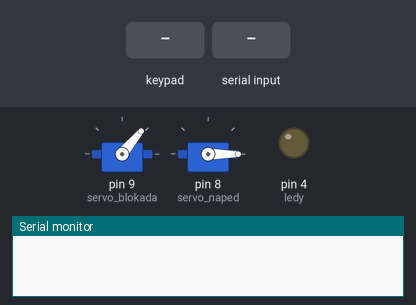
A sketch run on a simulated Arduino Mega 2560, built with avr-gcc and run on an emulated ATmega2560. On the bench: 2 × servo, output pins drawn as LEDs (lit = HIGH), the last lines printed to the serial monitor. The inputs (shaded band) are chosen by the test bench.

Above: at 5.5 s.
5.6 s: keypad keys 1 2 3 4 # pressed 0.4 s apart
At 8.0 s:
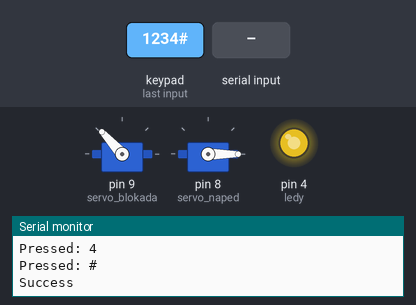
At 9.3 s:
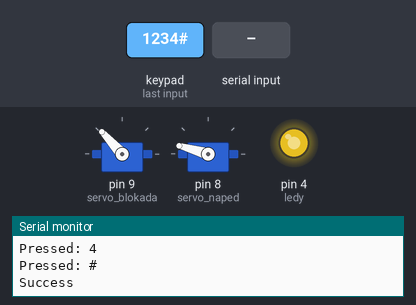
9.7 s: "y" received over the second serial link
At 10.9 s:
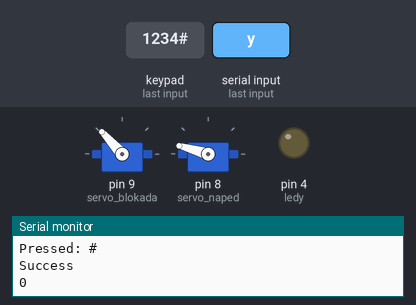
Timing chart, 0 to 12.7 s (numbered marks = the images above; inputs shaded):
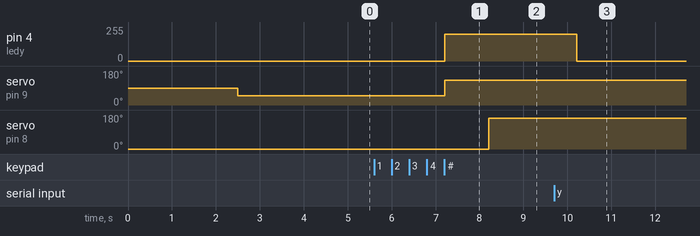

The sketch:

Password.ino
```cpp
#include <Servo.h>

#include <Password.h>
#include <Keypad.h>
 /////////////////////////////////////////////////////////////
                                                                                  // ustawienie hasel
Password password = Password( "1234" );
Password password2 = Password( "124" );
const byte ROWS = 4; // Four rows
const byte COLS = 4; //  columns
// Define the Keymap
char keys[ROWS][COLS] = {
  {'1','2','3','A'},
  {'4','5','6','B'},
  {'7','8','9','C'},
  {'*','0','#','D'}
};

byte rowPins[ROWS] = { 26,27,28,29 };// Connect keypad ROW0, ROW1, ROW2 and ROW3 to these Arduino pins.
byte colPins[COLS] = { 22,23,24,25};// Connect keypad COL0, COL1 and COL2 to these Arduino pins.


// Create the Keypad
Keypad keypad = Keypad( makeKeymap(keys), rowPins, colPins, ROWS, COLS );


////////////////////////////////////////////////////////////////////////////////////
                                                                                // usatwienia serwów
Servo servo_naped;  // create servo object to control a servo

 Servo servo_blokada;          // a maximum of eight servo objects can be created
 int poczatek_blokada=50;
 int koniec_blokada=132;
  int poczatek_naped=0;
 int koniec_naped=164;
int pos = 0;    // variable to store the servo position
 boolean start=false;


////////////////////////////////////////////////////////////////////////////////////
                                                                                // elektromagnesy i ledy
 #define przycisk 7
 #define odnowa 5
 #define ledy 4

#define elektromagnesy_przejscie 30
#define elektromagnesy_R2D2 31
# define elektromagnesy_szafa 32
int suwak;
char bluetooth = 0;
boolean dodawaj=false;
String inString = "";
String stringi;
boolean odczytano=false;
int p=0;
void setup(){

  Serial.begin(9600);
  Serial1.begin(9600);
  keypad.addEventListener(keypadEvent); //add an event listener for this keypad


   servo_blokada.attach(9);
  servo_naped.attach(8);
  pinMode(przycisk,INPUT);
   pinMode(odnowa,INPUT);
   pinMode(ledy,OUTPUT);
   analogWrite(ledy,0);
   servo_naped.write(poczatek_naped);
     delay(2500);
    servo_blokada.write(poczatek_blokada);

   delay(1800);
 //   servo_blokada.detach();
  servo_naped.detach();
}

void loop(){
  keypad.getKey();
                                             //odczytywanie danych z bluetooth
      while (Serial1.available() > 0) {
              bluetooth = Serial1.read();
    int inChar = bluetooth;
  stringi=String(bluetooth);
    if (isDigit(inChar)) {
      inString += (char)inChar;
    }
    if(stringi=="b"){
      Serial.println("zajebiscie alo do dupy");
    }
if (stringi=="y"){
                 dodawaj=false;
                 p=0;
                 odczytano=true;
               }
               if (dodawaj==true){
                 if (p==0){
               suwak=stringi.toInt();
                 }
                 if (p==1){
                   suwak=suwak*10+stringi.toInt();
                 }
               p++;
               }
    if (stringi=="x"){
                 dodawaj=true;
               }

 if (odczytano==true) {
analogWrite(ledy,suwak);                                   //przypisywanie odczytywanej wartosci rozjasnienia ledów od pozycji suwaka na tablecie
Serial.println(suwak);
 odczytano=false;
 suwak=0;
    }
    stringi="";
  }

   if (start==true){
      servo_blokada.write(koniec_blokada);
     delay(1000);
   servo_naped.write(koniec_naped);
    servo_blokada.detach();
  }


}

//take care of some special events
void keypadEvent(KeypadEvent eKey){
  switch (keypad.getState()){
    case PRESSED:
	Serial.print("Pressed: ");
	Serial.println(eKey);
	switch (eKey){
	  case '#': checkPassword(); password.reset();  password2.reset(); break;
	  case '*': password.reset(); password2.reset(); break;
	  default: password.append(eKey);password2.append(eKey);
     }
  }
}

void checkPassword(){
  if (password.evaluate()){
    Serial.println("Success");
   start=true;
         servo_blokada.attach(9);
  servo_naped.attach(8);
  analogWrite(ledy,200);
  }else{
    Serial.println("Wrong");
    //add code to run if it did not work
  }
  if (password2.evaluate()){
    Serial.println("zajebiscie");
     start=false;
  servo_blokada.attach(9);
     servo_naped.write(poczatek_naped);
     delay(5500);
    servo_blokada.write(poczatek_blokada);

   delay(1800);
 //   servo_blokada.detach();
  servo_naped.detach();
  analogWrite(ledy,0);
  }
}
```

Measured:
- after the input at 5.6 s, pin 4 (ledy): 0/255 → 200/255 after 1.6 s; servo on pin 9 (servo_blokada): 50° → 132° after 1.6 s; servo on pin 8 (servo_naped): 0° → 164° after 2.6 s
- after the input at 9.7 s, pin 4 (ledy): 200/255 → 0/255 after 0.51 s
